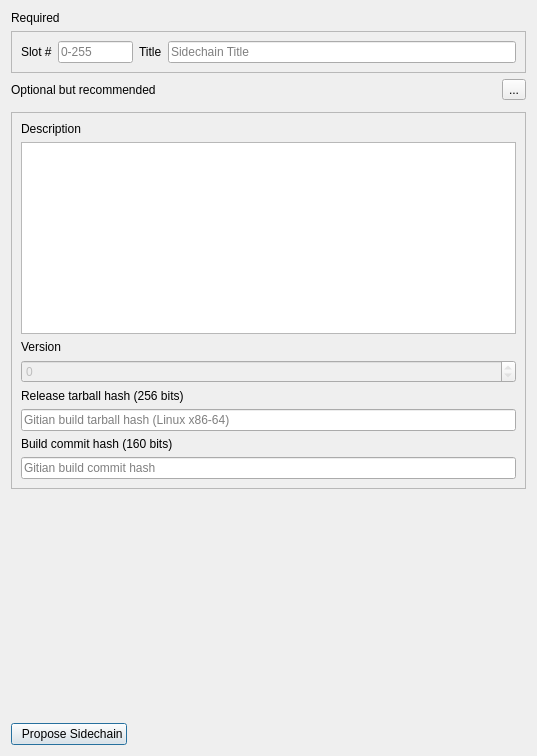
<?xml version="1.0" encoding="UTF-8"?>
<ui version="4.0">
 <class>SidechainProposalDialog</class>
 <widget class="QDialog" name="SidechainProposalDialog">
  <property name="geometry">
   <rect>
    <x>0</x>
    <y>0</y>
    <width>537</width>
    <height>756</height>
   </rect>
  </property>
  <property name="windowTitle">
   <string>Create Sidechain Proposal</string>
  </property>
  <layout class="QVBoxLayout" name="verticalLayout">
   <item>
    <widget class="QLabel" name="label_3">
     <property name="text">
      <string>Required</string>
     </property>
     <property name="alignment">
      <set>Qt::AlignLeading|Qt::AlignLeft|Qt::AlignVCenter</set>
     </property>
    </widget>
   </item>
   <item>
    <widget class="QFrame" name="frame_13">
     <property name="frameShape">
      <enum>QFrame::StyledPanel</enum>
     </property>
     <property name="frameShadow">
      <enum>QFrame::Raised</enum>
     </property>
     <layout class="QVBoxLayout" name="verticalLayout_12">
      <item>
       <layout class="QHBoxLayout" name="horizontalLayout_3">
        <property name="bottomMargin">
         <number>0</number>
        </property>
        <item>
         <widget class="QLabel" name="label">
          <property name="text">
           <string>Slot #</string>
          </property>
         </widget>
        </item>
        <item>
         <widget class="QLineEdit" name="lineEditNumber">
          <property name="sizePolicy">
           <sizepolicy hsizetype="Maximum" vsizetype="Fixed">
            <horstretch>0</horstretch>
            <verstretch>0</verstretch>
           </sizepolicy>
          </property>
          <property name="maximumSize">
           <size>
            <width>75</width>
            <height>16777215</height>
           </size>
          </property>
          <property name="placeholderText">
           <string>0-255</string>
          </property>
         </widget>
        </item>
        <item>
         <widget class="QLabel" name="label_4">
          <property name="text">
           <string>Title</string>
          </property>
         </widget>
        </item>
        <item>
         <widget class="QLineEdit" name="lineEditTitle">
          <property name="placeholderText">
           <string>Sidechain Title</string>
          </property>
         </widget>
        </item>
       </layout>
      </item>
     </layout>
    </widget>
   </item>
   <item>
    <layout class="QHBoxLayout" name="horizontalLayout_2">
     <property name="bottomMargin">
      <number>0</number>
     </property>
     <item>
      <widget class="QLabel" name="label_2">
       <property name="text">
        <string>Optional but recommended</string>
       </property>
       <property name="alignment">
        <set>Qt::AlignLeading|Qt::AlignLeft|Qt::AlignVCenter</set>
       </property>
      </widget>
     </item>
     <item>
      <widget class="QToolButton" name="toolButtonHelp">
       <property name="text">
        <string>...</string>
       </property>
       <property name="icon">
        <iconset resource="../drivechain.qrc">
         <normaloff>:/icons/transaction_0</normaloff>:/icons/transaction_0</iconset>
       </property>
       <property name="iconSize">
        <size>
         <width>24</width>
         <height>24</height>
        </size>
       </property>
      </widget>
     </item>
    </layout>
   </item>
   <item>
    <widget class="QFrame" name="frame_7">
     <property name="frameShape">
      <enum>QFrame::NoFrame</enum>
     </property>
     <property name="frameShadow">
      <enum>QFrame::Raised</enum>
     </property>
     <layout class="QHBoxLayout" name="horizontalLayout_4">
      <property name="spacing">
       <number>0</number>
      </property>
      <property name="leftMargin">
       <number>0</number>
      </property>
      <property name="topMargin">
       <number>0</number>
      </property>
      <property name="rightMargin">
       <number>0</number>
      </property>
      <property name="bottomMargin">
       <number>0</number>
      </property>
     </layout>
    </widget>
   </item>
   <item>
    <widget class="QFrame" name="frame_12">
     <property name="frameShape">
      <enum>QFrame::StyledPanel</enum>
     </property>
     <property name="frameShadow">
      <enum>QFrame::Raised</enum>
     </property>
     <layout class="QVBoxLayout" name="verticalLayout_13">
      <item>
       <widget class="QLabel" name="label_5">
        <property name="text">
         <string>Description</string>
        </property>
       </widget>
      </item>
      <item>
       <widget class="QPlainTextEdit" name="plainTextEditDescription">
        <property name="plainText">
         <string/>
        </property>
        <property name="placeholderText">
         <string>Describe the sidechain...</string>
        </property>
       </widget>
      </item>
      <item>
       <widget class="QLabel" name="label_13">
        <property name="text">
         <string>Version</string>
        </property>
       </widget>
      </item>
      <item>
       <widget class="QSpinBox" name="spinBoxVersion">
        <property name="enabled">
         <bool>false</bool>
        </property>
        <property name="maximum">
         <number>0</number>
        </property>
       </widget>
      </item>
      <item>
       <widget class="QLabel" name="label_11">
        <property name="text">
         <string>Release tarball hash (256 bits)</string>
        </property>
       </widget>
      </item>
      <item>
       <widget class="QFrame" name="frame_9">
        <property name="frameShape">
         <enum>QFrame::NoFrame</enum>
        </property>
        <property name="frameShadow">
         <enum>QFrame::Raised</enum>
        </property>
        <layout class="QHBoxLayout" name="horizontalLayout_5">
         <property name="leftMargin">
          <number>0</number>
         </property>
         <property name="topMargin">
          <number>0</number>
         </property>
         <property name="rightMargin">
          <number>0</number>
         </property>
         <property name="bottomMargin">
          <number>0</number>
         </property>
         <item>
          <widget class="QLineEdit" name="lineEditIDHash1">
           <property name="placeholderText">
            <string>Gitian build tarball hash (Linux x86-64)</string>
           </property>
          </widget>
         </item>
        </layout>
       </widget>
      </item>
      <item>
       <widget class="QLabel" name="label_12">
        <property name="text">
         <string>Build commit hash (160 bits)</string>
        </property>
       </widget>
      </item>
      <item>
       <widget class="QFrame" name="frame_10">
        <property name="frameShape">
         <enum>QFrame::NoFrame</enum>
        </property>
        <property name="frameShadow">
         <enum>QFrame::Raised</enum>
        </property>
        <layout class="QHBoxLayout" name="horizontalLayout_6">
         <property name="leftMargin">
          <number>0</number>
         </property>
         <property name="topMargin">
          <number>0</number>
         </property>
         <property name="rightMargin">
          <number>0</number>
         </property>
         <property name="bottomMargin">
          <number>0</number>
         </property>
         <item>
          <widget class="QLineEdit" name="lineEditIDHash2">
           <property name="placeholderText">
            <string>Gitian build commit hash</string>
           </property>
          </widget>
         </item>
        </layout>
       </widget>
      </item>
     </layout>
    </widget>
   </item>
   <item>
    <spacer name="verticalSpacer">
     <property name="orientation">
      <enum>Qt::Vertical</enum>
     </property>
     <property name="sizeHint" stdset="0">
      <size>
       <width>20</width>
       <height>40</height>
      </size>
     </property>
    </spacer>
   </item>
   <item>
    <widget class="QPushButton" name="pushButtonCreate">
     <property name="sizePolicy">
      <sizepolicy hsizetype="Maximum" vsizetype="Fixed">
       <horstretch>0</horstretch>
       <verstretch>0</verstretch>
      </sizepolicy>
     </property>
     <property name="text">
      <string>  Propose Sidechain</string>
     </property>
     <property name="icon">
      <iconset resource="../skydoge.qrc">
       <normaloff>:/icons/add</normaloff>:/icons/add</iconset>
     </property>
     <property name="iconSize">
      <size>
       <width>24</width>
       <height>24</height>
      </size>
     </property>
    </widget>
   </item>
  </layout>
 </widget>
 <resources>
  <include location="../skydoge.qrc"/>
 </resources>
 <connections/>
</ui>
